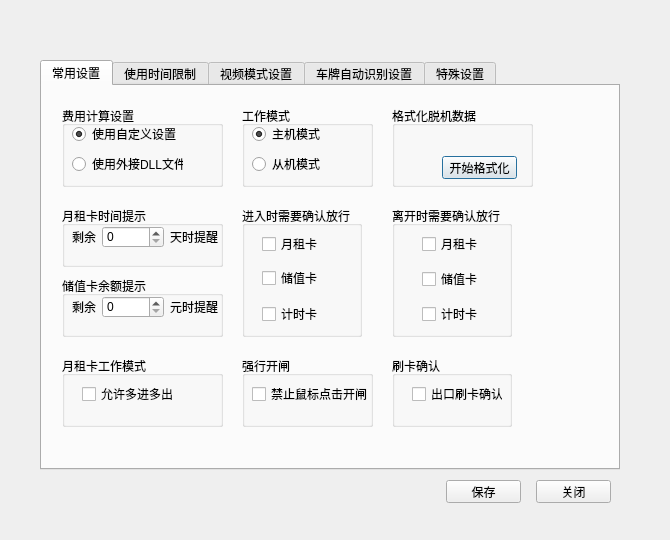
<?xml version="1.0" encoding="UTF-8"?>
<ui version="4.0">
 <class>CSysSettingDialog</class>
 <widget class="QDialog" name="CSysSettingDialog">
  <property name="geometry">
   <rect>
    <x>0</x>
    <y>0</y>
    <width>670</width>
    <height>540</height>
   </rect>
  </property>
  <property name="windowTitle">
   <string>系统设置</string>
  </property>
  <property name="styleSheet">
   <string notr="true">background-image:url(D:/WinParkUI/debug/Image/NewIcon/SysSet.jpg);</string>
  </property>
  <widget class="QTabWidget" name="tabWidget">
   <property name="geometry">
    <rect>
     <x>40</x>
     <y>60</y>
     <width>580</width>
     <height>410</height>
    </rect>
   </property>
   <property name="styleSheet">
    <string notr="true">backgroud-image:url(D:/WinParkUI/debug/Image/NewIcon/SysMiddleSet.JPG);
background-image:url(D:/WinParkUI/debug/Image/NewIcon/SysMiddleSet.jpg);</string>
   </property>
   <property name="currentIndex">
    <number>0</number>
   </property>
   <widget class="QWidget" name="tabCommonSetting">
    <attribute name="title">
     <string>常用设置</string>
    </attribute>
    <widget class="QWidget" name="wgCommon" native="true">
     <property name="geometry">
      <rect>
       <x>10</x>
       <y>10</y>
       <width>511</width>
       <height>361</height>
      </rect>
     </property>
     <property name="styleSheet">
      <string notr="true">background-image:url(none);</string>
     </property>
     <widget class="QGroupBox" name="groupBox_3">
      <property name="geometry">
       <rect>
        <x>10</x>
        <y>110</y>
        <width>161</width>
        <height>61</height>
       </rect>
      </property>
      <property name="styleSheet">
       <string notr="true">background-image:url(none);</string>
      </property>
      <property name="title">
       <string>月租卡时间提示</string>
      </property>
      <widget class="QWidget" name="layoutWidget">
       <property name="geometry">
        <rect>
         <x>10</x>
         <y>20</y>
         <width>146</width>
         <height>22</height>
        </rect>
       </property>
       <property name="styleSheet">
        <string notr="true">background-image:url(none);</string>
       </property>
       <layout class="QHBoxLayout" name="horizontalLayout">
        <item>
         <widget class="QLabel" name="label_5">
          <property name="styleSheet">
           <string notr="true">background-image:url(none);</string>
          </property>
          <property name="text">
           <string>剩余</string>
          </property>
         </widget>
        </item>
        <item>
         <widget class="QSpinBox" name="spMonthlyDay">
          <property name="styleSheet">
           <string notr="true">background-image:url(none);</string>
          </property>
          <property name="maximum">
           <number>999999</number>
          </property>
         </widget>
        </item>
        <item>
         <widget class="QLabel" name="label_4">
          <property name="styleSheet">
           <string notr="true">background-image:url(none);</string>
          </property>
          <property name="text">
           <string>天时提醒</string>
          </property>
         </widget>
        </item>
       </layout>
      </widget>
     </widget>
     <widget class="QGroupBox" name="groupBox_2">
      <property name="geometry">
       <rect>
        <x>190</x>
        <y>10</y>
        <width>131</width>
        <height>81</height>
       </rect>
      </property>
      <property name="styleSheet">
       <string notr="true">background-image:url(none);</string>
      </property>
      <property name="title">
       <string>工作模式</string>
      </property>
      <widget class="QRadioButton" name="rdxWorkMaster">
       <property name="geometry">
        <rect>
         <x>10</x>
         <y>20</y>
         <width>89</width>
         <height>16</height>
        </rect>
       </property>
       <property name="styleSheet">
        <string notr="true">background-image:url(none);</string>
       </property>
       <property name="text">
        <string>主机模式</string>
       </property>
       <property name="checked">
        <bool>true</bool>
       </property>
      </widget>
      <widget class="QRadioButton" name="rdxWorkSlave">
       <property name="geometry">
        <rect>
         <x>10</x>
         <y>50</y>
         <width>89</width>
         <height>16</height>
        </rect>
       </property>
       <property name="styleSheet">
        <string notr="true">background-image:url(none);</string>
       </property>
       <property name="text">
        <string>从机模式</string>
       </property>
      </widget>
     </widget>
     <widget class="QGroupBox" name="groupBox_9">
      <property name="geometry">
       <rect>
        <x>340</x>
        <y>110</y>
        <width>120</width>
        <height>131</height>
       </rect>
      </property>
      <property name="styleSheet">
       <string notr="true">background-image:url(none);</string>
      </property>
      <property name="title">
       <string>离开时需要确认放行</string>
      </property>
      <widget class="QCheckBox" name="chxLeaveTime">
       <property name="geometry">
        <rect>
         <x>30</x>
         <y>100</y>
         <width>71</width>
         <height>16</height>
        </rect>
       </property>
       <property name="styleSheet">
        <string notr="true">background-image:url(none);</string>
       </property>
       <property name="text">
        <string>计时卡</string>
       </property>
      </widget>
      <widget class="QCheckBox" name="chxLeaveMonth">
       <property name="geometry">
        <rect>
         <x>30</x>
         <y>30</y>
         <width>71</width>
         <height>16</height>
        </rect>
       </property>
       <property name="styleSheet">
        <string notr="true">background-image:url(none);</string>
       </property>
       <property name="text">
        <string>月租卡</string>
       </property>
      </widget>
      <widget class="QCheckBox" name="chxLeaveValue">
       <property name="geometry">
        <rect>
         <x>30</x>
         <y>65</y>
         <width>71</width>
         <height>16</height>
        </rect>
       </property>
       <property name="styleSheet">
        <string notr="true">background-image:url(none);</string>
       </property>
       <property name="text">
        <string>储值卡</string>
       </property>
      </widget>
     </widget>
     <widget class="QGroupBox" name="groupBox_6">
      <property name="geometry">
       <rect>
        <x>630</x>
        <y>620</y>
        <width>120</width>
        <height>80</height>
       </rect>
      </property>
      <property name="styleSheet">
       <string notr="true">background-image:url(none);</string>
      </property>
      <property name="title">
       <string>GroupBox</string>
      </property>
     </widget>
     <widget class="QGroupBox" name="groupBox_7">
      <property name="geometry">
       <rect>
        <x>10</x>
        <y>180</y>
        <width>161</width>
        <height>61</height>
       </rect>
      </property>
      <property name="styleSheet">
       <string notr="true">background-image:url(none);</string>
      </property>
      <property name="title">
       <string>储值卡余额提示</string>
      </property>
      <widget class="QWidget" name="layoutWidget_2">
       <property name="geometry">
        <rect>
         <x>10</x>
         <y>20</y>
         <width>146</width>
         <height>22</height>
        </rect>
       </property>
       <property name="styleSheet">
        <string notr="true">background-image:url(none);</string>
       </property>
       <layout class="QHBoxLayout" name="horizontalLayout_2">
        <item>
         <widget class="QLabel" name="label">
          <property name="styleSheet">
           <string notr="true">background-image:url(none);</string>
          </property>
          <property name="text">
           <string>剩余</string>
          </property>
         </widget>
        </item>
        <item>
         <widget class="QSpinBox" name="spValueSurplus">
          <property name="styleSheet">
           <string notr="true">background-image:url(none);</string>
          </property>
          <property name="maximum">
           <number>999999</number>
          </property>
         </widget>
        </item>
        <item>
         <widget class="QLabel" name="label_2">
          <property name="styleSheet">
           <string notr="true">background-image:url(none);</string>
          </property>
          <property name="text">
           <string>元时提醒</string>
          </property>
         </widget>
        </item>
       </layout>
      </widget>
     </widget>
     <widget class="QGroupBox" name="groupBox_5">
      <property name="geometry">
       <rect>
        <x>340</x>
        <y>10</y>
        <width>141</width>
        <height>81</height>
       </rect>
      </property>
      <property name="styleSheet">
       <string notr="true">background-image:url(none);</string>
      </property>
      <property name="title">
       <string>格式化脱机数据</string>
      </property>
      <widget class="QPushButton" name="btnCommonFormat">
       <property name="geometry">
        <rect>
         <x>50</x>
         <y>50</y>
         <width>75</width>
         <height>23</height>
        </rect>
       </property>
       <property name="styleSheet">
        <string notr="true">background-image:url(none);</string>
       </property>
       <property name="text">
        <string>开始格式化</string>
       </property>
      </widget>
     </widget>
     <widget class="QGroupBox" name="groupBox_10">
      <property name="geometry">
       <rect>
        <x>190</x>
        <y>260</y>
        <width>131</width>
        <height>71</height>
       </rect>
      </property>
      <property name="styleSheet">
       <string notr="true">background-image:url(none);</string>
      </property>
      <property name="title">
       <string>强行开闸</string>
      </property>
      <widget class="QCheckBox" name="chxForceOpenGate">
       <property name="geometry">
        <rect>
         <x>10</x>
         <y>30</y>
         <width>131</width>
         <height>16</height>
        </rect>
       </property>
       <property name="styleSheet">
        <string notr="true">background-image:url(none);</string>
       </property>
       <property name="text">
        <string>禁止鼠标点击开闸</string>
       </property>
      </widget>
     </widget>
     <widget class="QGroupBox" name="groupBox_4">
      <property name="geometry">
       <rect>
        <x>190</x>
        <y>110</y>
        <width>120</width>
        <height>131</height>
       </rect>
      </property>
      <property name="styleSheet">
       <string notr="true">background-image:url(none);</string>
      </property>
      <property name="title">
       <string>进入时需要确认放行</string>
      </property>
      <widget class="QCheckBox" name="chxEntranceMonth">
       <property name="geometry">
        <rect>
         <x>20</x>
         <y>30</y>
         <width>71</width>
         <height>16</height>
        </rect>
       </property>
       <property name="styleSheet">
        <string notr="true">background-image:url(none);</string>
       </property>
       <property name="text">
        <string>月租卡</string>
       </property>
      </widget>
      <widget class="QCheckBox" name="chxEntranceValue">
       <property name="geometry">
        <rect>
         <x>20</x>
         <y>64</y>
         <width>71</width>
         <height>16</height>
        </rect>
       </property>
       <property name="styleSheet">
        <string notr="true">background-image:url(none);</string>
       </property>
       <property name="text">
        <string>储值卡</string>
       </property>
      </widget>
      <widget class="QCheckBox" name="chxEntranceTime">
       <property name="geometry">
        <rect>
         <x>20</x>
         <y>100</y>
         <width>71</width>
         <height>16</height>
        </rect>
       </property>
       <property name="styleSheet">
        <string notr="true">background-image:url(none);</string>
       </property>
       <property name="text">
        <string>计时卡</string>
       </property>
      </widget>
     </widget>
     <widget class="QGroupBox" name="groupBox_8">
      <property name="geometry">
       <rect>
        <x>10</x>
        <y>260</y>
        <width>161</width>
        <height>71</height>
       </rect>
      </property>
      <property name="styleSheet">
       <string notr="true">background-image:url(none);</string>
      </property>
      <property name="title">
       <string>月租卡工作模式</string>
      </property>
      <widget class="QCheckBox" name="chxMonthlyMode">
       <property name="geometry">
        <rect>
         <x>20</x>
         <y>30</y>
         <width>101</width>
         <height>16</height>
        </rect>
       </property>
       <property name="styleSheet">
        <string notr="true">background-image:url(none);</string>
       </property>
       <property name="text">
        <string>允许多进多出</string>
       </property>
      </widget>
     </widget>
     <widget class="QGroupBox" name="groupBox">
      <property name="geometry">
       <rect>
        <x>10</x>
        <y>10</y>
        <width>161</width>
        <height>81</height>
       </rect>
      </property>
      <property name="styleSheet">
       <string notr="true">background-image:url(none);</string>
      </property>
      <property name="title">
       <string>费用计算设置</string>
      </property>
      <widget class="QRadioButton" name="rdxCostSelfDef">
       <property name="geometry">
        <rect>
         <x>10</x>
         <y>20</y>
         <width>111</width>
         <height>16</height>
        </rect>
       </property>
       <property name="styleSheet">
        <string notr="true">background-image:url(none);</string>
       </property>
       <property name="text">
        <string>使用自定义设置</string>
       </property>
       <property name="checked">
        <bool>true</bool>
       </property>
      </widget>
      <widget class="QRadioButton" name="rdxCostDll">
       <property name="geometry">
        <rect>
         <x>10</x>
         <y>50</y>
         <width>111</width>
         <height>16</height>
        </rect>
       </property>
       <property name="styleSheet">
        <string notr="true">background-image:url(none);</string>
       </property>
       <property name="text">
        <string>使用外接DLL文件</string>
       </property>
      </widget>
     </widget>
     <widget class="QGroupBox" name="groupBox_11">
      <property name="geometry">
       <rect>
        <x>340</x>
        <y>260</y>
        <width>120</width>
        <height>71</height>
       </rect>
      </property>
      <property name="title">
       <string>刷卡确认</string>
      </property>
      <widget class="QCheckBox" name="chkConfirm">
       <property name="geometry">
        <rect>
         <x>20</x>
         <y>30</y>
         <width>91</width>
         <height>16</height>
        </rect>
       </property>
       <property name="text">
        <string>出口刷卡确认</string>
       </property>
      </widget>
     </widget>
    </widget>
   </widget>
   <widget class="QWidget" name="tabUseTimelLimit">
    <attribute name="title">
     <string>使用时间限制</string>
    </attribute>
    <widget class="QGroupBox" name="gbTimeLimit">
     <property name="geometry">
      <rect>
       <x>10</x>
       <y>10</y>
       <width>511</width>
       <height>171</height>
      </rect>
     </property>
     <property name="styleSheet">
      <string notr="true">background-image:url(none);</string>
     </property>
     <property name="title">
      <string>软件有效期设置</string>
     </property>
     <widget class="QLabel" name="label_3">
      <property name="geometry">
       <rect>
        <x>30</x>
        <y>30</y>
        <width>471</width>
        <height>91</height>
       </rect>
      </property>
      <property name="text">
       <string>当软件超过此处有效设置的时间后将不能正常使用，若非特殊原请在此处设置较大日期</string>
      </property>
      <property name="textFormat">
       <enum>Qt::PlainText</enum>
      </property>
      <property name="textInteractionFlags">
       <set>Qt::NoTextInteraction</set>
      </property>
     </widget>
     <widget class="QDateEdit" name="dateValid">
      <property name="geometry">
       <rect>
        <x>360</x>
        <y>90</y>
        <width>110</width>
        <height>22</height>
       </rect>
      </property>
      <property name="readOnly">
       <bool>true</bool>
      </property>
     </widget>
    </widget>
   </widget>
   <widget class="QWidget" name="tabVideoModeSetting">
    <attribute name="title">
     <string>视频模式设置</string>
    </attribute>
    <widget class="QWidget" name="wgVideo" native="true">
     <property name="geometry">
      <rect>
       <x>10</x>
       <y>10</y>
       <width>511</width>
       <height>201</height>
      </rect>
     </property>
     <property name="styleSheet">
      <string notr="true">background-image:url(none);</string>
     </property>
     <widget class="QGroupBox" name="gbVideo">
      <property name="geometry">
       <rect>
        <x>10</x>
        <y>10</y>
        <width>131</width>
        <height>161</height>
       </rect>
      </property>
      <property name="styleSheet">
       <string notr="true">background-image:url(none);</string>
      </property>
      <property name="title">
       <string>视频数目设置</string>
      </property>
      <widget class="QRadioButton" name="rdxVideoWay2">
       <property name="geometry">
        <rect>
         <x>30</x>
         <y>30</y>
         <width>89</width>
         <height>16</height>
        </rect>
       </property>
       <property name="text">
        <string>2路</string>
       </property>
       <property name="checked">
        <bool>true</bool>
       </property>
      </widget>
      <widget class="QRadioButton" name="rdxVideoWay3">
       <property name="geometry">
        <rect>
         <x>30</x>
         <y>70</y>
         <width>89</width>
         <height>16</height>
        </rect>
       </property>
       <property name="text">
        <string>3路</string>
       </property>
      </widget>
      <widget class="QRadioButton" name="rdxVideoWay4">
       <property name="geometry">
        <rect>
         <x>30</x>
         <y>110</y>
         <width>89</width>
         <height>16</height>
        </rect>
       </property>
       <property name="text">
        <string>4路</string>
       </property>
      </widget>
     </widget>
     <widget class="QListWidget" name="lsResolution">
      <property name="geometry">
       <rect>
        <x>180</x>
        <y>20</y>
        <width>201</width>
        <height>151</height>
       </rect>
      </property>
      <property name="styleSheet">
       <string notr="true">background-image:url(none);</string>
      </property>
      <property name="editTriggers">
       <set>QAbstractItemView::NoEditTriggers</set>
      </property>
      <property name="selectionBehavior">
       <enum>QAbstractItemView::SelectItems</enum>
      </property>
      <property name="isWrapping" stdset="0">
       <bool>false</bool>
      </property>
      <property name="layoutMode">
       <enum>QListView::SinglePass</enum>
      </property>
      <property name="spacing">
       <number>3</number>
      </property>
      <property name="viewMode">
       <enum>QListView::ListMode</enum>
      </property>
      <property name="currentRow">
       <number>0</number>
      </property>
      <item>
       <property name="text">
        <string>RGB24  320 X 240</string>
       </property>
      </item>
      <item>
       <property name="text">
        <string>RGB24  640 X 480</string>
       </property>
      </item>
      <item>
       <property name="text">
        <string>RGB24  720 X 288</string>
       </property>
      </item>
      <item>
       <property name="text">
        <string>RGB24  720 X 576</string>
       </property>
      </item>
     </widget>
    </widget>
   </widget>
   <widget class="QWidget" name="tabVechileAutoSetting">
    <attribute name="title">
     <string>车牌自动识别设置</string>
    </attribute>
    <widget class="QWidget" name="wgVichle" native="true">
     <property name="geometry">
      <rect>
       <x>10</x>
       <y>10</y>
       <width>391</width>
       <height>351</height>
      </rect>
     </property>
     <property name="styleSheet">
      <string notr="true">background-image:url(none);</string>
     </property>
     <widget class="QCheckBox" name="chxStartAuto">
      <property name="geometry">
       <rect>
        <x>20</x>
        <y>10</y>
        <width>141</width>
        <height>16</height>
       </rect>
      </property>
      <property name="styleSheet">
       <string notr="true">background-image:url(none);</string>
      </property>
      <property name="text">
       <string>启动车牌识别功能</string>
      </property>
     </widget>
     <widget class="QGroupBox" name="gbPrecision">
      <property name="geometry">
       <rect>
        <x>20</x>
        <y>40</y>
        <width>151</width>
        <height>291</height>
       </rect>
      </property>
      <property name="styleSheet">
       <string notr="true">background-image:url(none);</string>
      </property>
      <property name="title">
       <string>识别精度设置</string>
      </property>
      <widget class="QRadioButton" name="rdxPrecision0">
       <property name="geometry">
        <rect>
         <x>20</x>
         <y>20</y>
         <width>95</width>
         <height>16</height>
        </rect>
       </property>
       <property name="text">
        <string>不允许误差</string>
       </property>
       <property name="checked">
        <bool>true</bool>
       </property>
      </widget>
      <widget class="QRadioButton" name="rdxPrecision1">
       <property name="geometry">
        <rect>
         <x>20</x>
         <y>50</y>
         <width>95</width>
         <height>16</height>
        </rect>
       </property>
       <property name="text">
        <string>允许误差一位</string>
       </property>
      </widget>
      <widget class="QRadioButton" name="rdxPrecision3">
       <property name="geometry">
        <rect>
         <x>20</x>
         <y>110</y>
         <width>95</width>
         <height>16</height>
        </rect>
       </property>
       <property name="text">
        <string>允许误差三位</string>
       </property>
      </widget>
      <widget class="QRadioButton" name="rdxPrecision2">
       <property name="geometry">
        <rect>
         <x>20</x>
         <y>80</y>
         <width>95</width>
         <height>16</height>
        </rect>
       </property>
       <property name="text">
        <string>允许误差二位</string>
       </property>
      </widget>
      <widget class="QRadioButton" name="rdxPrecision6">
       <property name="geometry">
        <rect>
         <x>20</x>
         <y>200</y>
         <width>95</width>
         <height>16</height>
        </rect>
       </property>
       <property name="text">
        <string>允许误差六位</string>
       </property>
      </widget>
      <widget class="QRadioButton" name="rdxPrecision7">
       <property name="geometry">
        <rect>
         <x>20</x>
         <y>230</y>
         <width>95</width>
         <height>16</height>
        </rect>
       </property>
       <property name="text">
        <string>允许误差七位</string>
       </property>
      </widget>
      <widget class="QRadioButton" name="rdxPrecision5">
       <property name="geometry">
        <rect>
         <x>20</x>
         <y>170</y>
         <width>95</width>
         <height>16</height>
        </rect>
       </property>
       <property name="text">
        <string>允许误差五位</string>
       </property>
      </widget>
      <widget class="QRadioButton" name="rdxPrecision4">
       <property name="geometry">
        <rect>
         <x>20</x>
         <y>140</y>
         <width>95</width>
         <height>16</height>
        </rect>
       </property>
       <property name="text">
        <string>允许误差四位</string>
       </property>
      </widget>
      <widget class="QRadioButton" name="rdxPrecision8">
       <property name="geometry">
        <rect>
         <x>20</x>
         <y>260</y>
         <width>95</width>
         <height>16</height>
        </rect>
       </property>
       <property name="text">
        <string>允许误差八位</string>
       </property>
      </widget>
     </widget>
     <widget class="QGroupBox" name="groupBox_18">
      <property name="geometry">
       <rect>
        <x>190</x>
        <y>40</y>
        <width>161</width>
        <height>91</height>
       </rect>
      </property>
      <property name="styleSheet">
       <string notr="true">background-image:url(none);</string>
      </property>
      <property name="title">
       <string>黑名单功能</string>
      </property>
      <widget class="QCheckBox" name="chxStartBlacklist">
       <property name="geometry">
        <rect>
         <x>20</x>
         <y>40</y>
         <width>111</width>
         <height>16</height>
        </rect>
       </property>
       <property name="text">
        <string>启用黑名单检查</string>
       </property>
      </widget>
     </widget>
    </widget>
   </widget>
   <widget class="QWidget" name="tabSpecitialSetting">
    <attribute name="title">
     <string>特殊设置</string>
    </attribute>
    <widget class="QWidget" name="wgSpecial" native="true">
     <property name="geometry">
      <rect>
       <x>10</x>
       <y>0</y>
       <width>561</width>
       <height>231</height>
      </rect>
     </property>
     <property name="styleSheet">
      <string notr="true">background-image:url(none);</string>
     </property>
     <widget class="QGroupBox" name="groupBox_14">
      <property name="geometry">
       <rect>
        <x>10</x>
        <y>10</y>
        <width>151</width>
        <height>80</height>
       </rect>
      </property>
      <property name="styleSheet">
       <string notr="true">background-image:url(none);</string>
      </property>
      <property name="title">
       <string>车位计算</string>
      </property>
      <widget class="QCheckBox" name="chxSpaceMonth">
       <property name="geometry">
        <rect>
         <x>10</x>
         <y>20</y>
         <width>131</width>
         <height>16</height>
        </rect>
       </property>
       <property name="text">
        <string>月租卡不计入车位</string>
       </property>
      </widget>
      <widget class="QCheckBox" name="chxSpaceValue">
       <property name="geometry">
        <rect>
         <x>10</x>
         <y>50</y>
         <width>131</width>
         <height>16</height>
        </rect>
       </property>
       <property name="text">
        <string>储值卡不计入车位</string>
       </property>
      </widget>
     </widget>
     <widget class="QGroupBox" name="groupBox_15">
      <property name="geometry">
       <rect>
        <x>10</x>
        <y>120</y>
        <width>151</width>
        <height>80</height>
       </rect>
      </property>
      <property name="styleSheet">
       <string notr="true">background-image:url(none);</string>
      </property>
      <property name="title">
       <string>数据同步设置</string>
      </property>
      <widget class="QCheckBox" name="chxDataSync">
       <property name="geometry">
        <rect>
         <x>20</x>
         <y>30</y>
         <width>121</width>
         <height>16</height>
        </rect>
       </property>
       <property name="text">
        <string>不同步脱机数据</string>
       </property>
      </widget>
     </widget>
     <widget class="QGroupBox" name="groupBox_16">
      <property name="geometry">
       <rect>
        <x>180</x>
        <y>10</y>
        <width>371</width>
        <height>80</height>
       </rect>
      </property>
      <property name="styleSheet">
       <string notr="true">background-image:url(none);</string>
      </property>
      <property name="title">
       <string>中心控制器刷卡设置</string>
      </property>
      <widget class="QCheckBox" name="chxCCLeave">
       <property name="geometry">
        <rect>
         <x>10</x>
         <y>50</y>
         <width>151</width>
         <height>16</height>
        </rect>
       </property>
       <property name="text">
        <string>允许代替出场刷卡使用</string>
       </property>
      </widget>
      <widget class="QCheckBox" name="chxCCEnter">
       <property name="geometry">
        <rect>
         <x>10</x>
         <y>20</y>
         <width>151</width>
         <height>16</height>
        </rect>
       </property>
       <property name="text">
        <string>允许代替入场刷卡使用</string>
       </property>
      </widget>
      <widget class="QLabel" name="label_6">
       <property name="geometry">
        <rect>
         <x>170</x>
         <y>20</y>
         <width>131</width>
         <height>16</height>
        </rect>
       </property>
       <property name="text">
        <string>入口通道控制器地址：</string>
       </property>
      </widget>
      <widget class="QLabel" name="label_7">
       <property name="geometry">
        <rect>
         <x>170</x>
         <y>50</y>
         <width>131</width>
         <height>16</height>
        </rect>
       </property>
       <property name="text">
        <string>出口通道控制器地址：</string>
       </property>
      </widget>
      <widget class="QSpinBox" name="spCCEnterAddr">
       <property name="geometry">
        <rect>
         <x>310</x>
         <y>20</y>
         <width>42</width>
         <height>22</height>
        </rect>
       </property>
       <property name="value">
        <number>1</number>
       </property>
      </widget>
      <widget class="QSpinBox" name="spCCLeaveAddr">
       <property name="geometry">
        <rect>
         <x>310</x>
         <y>50</y>
         <width>42</width>
         <height>22</height>
        </rect>
       </property>
       <property name="value">
        <number>1</number>
       </property>
      </widget>
     </widget>
     <widget class="QGroupBox" name="groupBox_17">
      <property name="geometry">
       <rect>
        <x>180</x>
        <y>120</y>
        <width>191</width>
        <height>80</height>
       </rect>
      </property>
      <property name="styleSheet">
       <string notr="true">background-image:url(none);</string>
      </property>
      <property name="title">
       <string>储值卡计费</string>
      </property>
      <widget class="QCheckBox" name="chxValueCharging">
       <property name="geometry">
        <rect>
         <x>10</x>
         <y>30</y>
         <width>171</width>
         <height>16</height>
        </rect>
       </property>
       <property name="text">
        <string>储值卡24小时内不重复使用</string>
       </property>
      </widget>
     </widget>
    </widget>
   </widget>
  </widget>
  <widget class="QPushButton" name="btnSpecialSave">
   <property name="geometry">
    <rect>
     <x>446</x>
     <y>480</y>
     <width>75</width>
     <height>23</height>
    </rect>
   </property>
   <property name="styleSheet">
    <string notr="true">background-image:url(none);</string>
   </property>
   <property name="text">
    <string>保存</string>
   </property>
  </widget>
  <widget class="QPushButton" name="btnCancel">
   <property name="geometry">
    <rect>
     <x>536</x>
     <y>480</y>
     <width>75</width>
     <height>23</height>
    </rect>
   </property>
   <property name="styleSheet">
    <string notr="true">background-image:url(none);</string>
   </property>
   <property name="text">
    <string>关闭</string>
   </property>
  </widget>
  <widget class="QLabel" name="lblTilte">
   <property name="geometry">
    <rect>
     <x>30</x>
     <y>5</y>
     <width>141</width>
     <height>21</height>
    </rect>
   </property>
   <property name="styleSheet">
    <string notr="true">background-image:url( );
color: rgb(85, 0, 0);</string>
   </property>
   <property name="text">
    <string/>
   </property>
  </widget>
  <widget class="QLabel" name="lblClose">
   <property name="geometry">
    <rect>
     <x>630</x>
     <y>6</y>
     <width>30</width>
     <height>15</height>
    </rect>
   </property>
   <property name="text">
    <string/>
   </property>
  </widget>
 </widget>
 <resources/>
 <connections/>
</ui>
